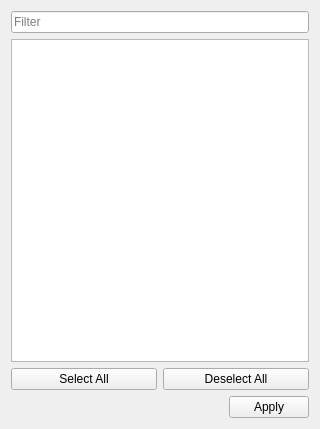
<?xml version="1.0" encoding="UTF-8"?>
<ui version="4.0">
 <class>gams::studio::modelinspector::LabelFilterWidget</class>
 <widget class="QWidget" name="gams::studio::modelinspector::LabelFilterWidget">
  <property name="geometry">
   <rect>
    <x>0</x>
    <y>0</y>
    <width>320</width>
    <height>429</height>
   </rect>
  </property>
  <property name="windowTitle">
   <string>Form</string>
  </property>
  <layout class="QVBoxLayout" name="verticalLayout">
   <item>
    <widget class="QLineEdit" name="labelEdit">
     <property name="toolTip">
      <string>&lt;html&gt;&lt;head/&gt;&lt;body&gt;&lt;p&gt;Apply a filter string using &lt;span style=&quot; font-weight:600;&quot;&gt;wildcard&lt;/span&gt; syntax.&lt;/p&gt;&lt;p&gt;The content filter string is automatically applied to the list of labels.&lt;/p&gt;&lt;/body&gt;&lt;/html&gt;</string>
     </property>
     <property name="placeholderText">
      <string>Filter</string>
     </property>
    </widget>
   </item>
   <item>
    <widget class="QTreeView" name="labelView">
     <property name="toolTip">
      <string>&lt;html&gt;&lt;head/&gt;&lt;body&gt;&lt;p&gt;List of labels occurring in this column. Check or uncheck labels to decide which are displayed.&lt;/p&gt;&lt;/body&gt;&lt;/html&gt;</string>
     </property>
     <property name="alternatingRowColors">
      <bool>true</bool>
     </property>
     <attribute name="headerVisible">
      <bool>false</bool>
     </attribute>
    </widget>
   </item>
   <item>
    <layout class="QHBoxLayout" name="horizontalLayout_3">
     <item>
      <widget class="QPushButton" name="selectButton">
       <property name="toolTip">
        <string>Select all labels</string>
       </property>
       <property name="text">
        <string>Select All</string>
       </property>
      </widget>
     </item>
     <item>
      <widget class="QPushButton" name="deselectButton">
       <property name="toolTip">
        <string>Deselect all labels</string>
       </property>
       <property name="text">
        <string>Deselect All</string>
       </property>
      </widget>
     </item>
    </layout>
   </item>
   <item>
    <layout class="QHBoxLayout" name="horizontalLayout">
     <item>
      <spacer name="horizontalSpacer">
       <property name="orientation">
        <enum>Qt::Horizontal</enum>
       </property>
       <property name="sizeHint" stdset="0">
        <size>
         <width>40</width>
         <height>20</height>
        </size>
       </property>
      </spacer>
     </item>
     <item>
      <widget class="QPushButton" name="applyButton">
       <property name="toolTip">
        <string>Apply filter</string>
       </property>
       <property name="text">
        <string>Apply</string>
       </property>
      </widget>
     </item>
    </layout>
   </item>
  </layout>
 </widget>
 <resources/>
 <connections/>
</ui>
